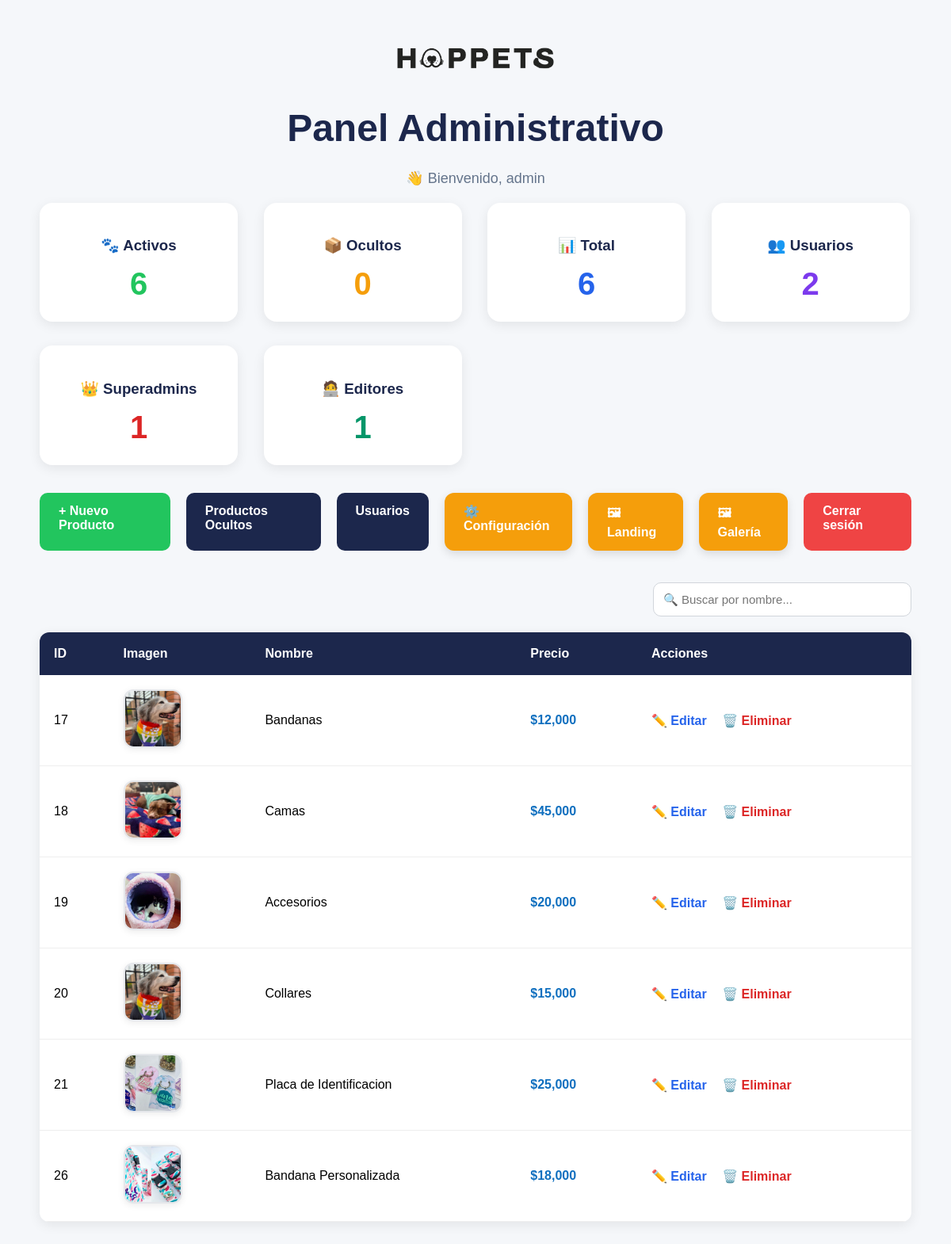
Page /admin (signed in) on the committed database.
### tables this page shows
CREATE TABLE usuarios (
    id INTEGER PRIMARY KEY AUTOINCREMENT,
    usuario TEXT UNIQUE NOT NULL,
    password TEXT NOT NULL
, rol TEXT DEFAULT 'editor');

CREATE TABLE productos (
    id INTEGER PRIMARY KEY AUTOINCREMENT,
    nombre TEXT NOT NULL,
    descripcion TEXT NOT NULL,
    precio INTEGER NOT NULL,
    imagen TEXT NOT NULL
, activo INTEGER DEFAULT 1);

### app.py (the view)
@app.route("/admin")
def admin():
    if not session.get("usuario"):
        return redirect("/login")
    productos = get_productos()
    total_activos = len(productos)
    productos_ocultos = get_productos_ocultos()
    total_ocultos = len(productos_ocultos)
    total_productos = total_activos + total_ocultos
    total_usuarios_sistema = total_usuarios()
    total_superadmins_sistema = total_superadmins()
    total_editores_sistema = total_editores()
    usuario_actual = session.get("usuario")
    conn = sqlite3.connect("database/products.db")
    conn.row_factory = sqlite3.Row
    usuario_info = conn.execute(
        """
        SELECT rol
        FROM usuarios
        WHERE usuario = ?
        """,
        (usuario_actual,)
    ).fetchone()
    conn.close()
    rol_actual = usuario_info["rol"]
    return render_template(
        "admin.html",
        productos=productos,
        total_activos=total_activos,
        total_ocultos=total_ocultos,
        total_productos=total_productos,
        total_usuarios=total_usuarios_sistema,
        total_superadmins=total_superadmins_sistema,
        total_editores=total_editores_sistema,
        usuario_actual=usuario_actual,
        rol_actual=rol_actual
    )

### app.py (called while the page is built)
def get_productos():
    conn = sqlite3.connect("database/products.db")
    conn.row_factory = sqlite3.Row
    productos = conn.execute(
    """
    SELECT * FROM productos
    WHERE activo = 1
    """
).fetchall()
    conn.close()
    return productos

def get_productos_ocultos():
    conn = sqlite3.connect("database/products.db")
    conn.row_factory = sqlite3.Row
    productos = conn.execute(
        """
        SELECT * FROM productos
        WHERE activo = 0
        """
    ).fetchall()
    conn.close()
    return productos

def total_usuarios():
    conn = sqlite3.connect("database/products.db")
    total = conn.execute(
        "SELECT COUNT(*) FROM usuarios"
    ).fetchone()[0]
    conn.close()
    return total

def total_superadmins():
    conn = sqlite3.connect("database/products.db")
    total = conn.execute(
        """
        SELECT COUNT(*)
        FROM usuarios
        WHERE rol = 'superadmin'
        """
    ).fetchone()[0]
    conn.close()
    return total

def total_editores():
    conn = sqlite3.connect("database/products.db")
    total = conn.execute(
        """
        SELECT COUNT(*)
        FROM usuarios
        WHERE rol = 'editor'
        """
    ).fetchone()[0]
    conn.close()
    return total

### templates/admin.html (shortened to what this page needs)
<!DOCTYPE html>
<html lang="es">
<head>
</head>
<body>
<div class="container">
    <div class="logo-admin">
    <img
        src="{{ url_for('static', filename='images/logo-negro.png') }}"
        alt="Hoppets">
</div>
    <h1 class="titulo-admin">
        Panel Administrativo
    </h1>
    <p class="usuario-logueado">
    👋 Bienvenido, {{ usuario_actual }}
    </p>
    <div class="stats-container">
    <div class="stat-card">
        <h3>🐾 Activos</h3>
        <p>{{ total_activos }}</p>
    </div>
    <div class="stat-card">
        <h3>📦 Ocultos</h3>
        <p>{{ total_ocultos }}</p>
    </div>
    <div class="stat-card">
        <h3>📊 Total</h3>
        <p>{{ total_productos }}</p>
    </div>
    <div class="stat-card">
        <h3>👥 Usuarios</h3>
        <p>{{ total_usuarios }}</p>
    </div>
    <div class="stat-card">
        <h3>👑 Superadmins</h3>
        <p>{{ total_superadmins }}</p>
    </div>
    <div class="stat-card">
        <h3>🧑‍💻 Editores</h3>
        <p>{{ total_editores }}</p>
    </div>
</div>
    <div class="acciones-superiores">
        <a href="/agregar" class="btn-nuevo">
            + Nuevo Producto
        </a>
        <a href="/ocultos" class="btn-secundario">
            Productos Ocultos
        </a>
        {% if rol_actual == "superadmin" %}
            <a href="/usuarios" class="btn-secundario">
             Usuarios
            </a>
        {% endif %}
        <a href="/configuracion" class="btn-configuracion">
            ⚙️ Configuración
        </a>
        <a href="/landing" class="btn-configuracion">
            🖼 Landing
        </a>
        <a href="/galeria" class="btn-configuracion">
            🖼 Galería
        </a>
        <a href="/logout" class="btn-salir">
            Cerrar sesión
        </a>
    </div>
    <div class="buscador-container">
    <input
        type="text"
        id="buscador"
        placeholder="🔍 Buscar por nombre..."
    >
</div>
<table id="tabla-productos">
<tr>
    <th>ID</th>
    <th>Imagen</th>
    <th>Nombre</th>
    <th>Precio</th>
    <th>Acciones</th>
</tr>
    {% for producto in productos %}
    <tr>
        <td>{{ producto['id'] }}</td>
<td>
    <img
        src="{{ url_for('static', filename='uploads/' + producto['imagen']) }}"
        alt="{{ producto['nombre'] }}"
        class="miniatura-producto"
    >
</td>
<td>{{ producto['nombre'] }}</td>
<td class="precio">
    ${{ "{:,.0f}".format(producto['precio']) }}
</td>
        <td>
            <a
                href="/editar/{{ producto['id'] }}"
                class="btn-editar">
                ✏️ Editar
            </a>
            <a
                href="/eliminar/{{ producto['id'] }}"
                class="btn-eliminar"
                onclick="return confirm('¿Está seguro de ocultar este producto?')">
                🗑️ Eliminar
            </a>
        </td>
    </tr>
    {% endfor %}
</table>
</div>
</body>
</html>

### templates/admin.html (style rules this page uses)
body { font-family: Arial, sans-serif; background:#f5f7fa; margin:0; padding:40px; }
.container { max-width:1100px; margin:auto; }
.titulo-admin { text-align:center; color:#1c274c; margin-bottom:35px; font-size:48px; }
.stats-container { display:grid; grid-template-columns:repeat(auto-fit, minmax(220px, 1fr)); gap:30px; margin-bottom:35px; max-width:1400px; margin-left:auto; margin-right:auto; }
.stat-card { background:white; padding:25px; width:200px; border-radius:16px; box-shadow:0 4px 15px rgba(0,0,0,.08); text-align:center; }
.stat-card h3 { margin-bottom:15px; color:#1c274c; }
.stat-card p { font-size:40px; font-weight:bold; margin:0; }
.stat-card:nth-child(1) p { color:#22c55e; }
.stat-card:nth-child(2) p { color:#f59e0b; }
.stat-card:nth-child(3) p { color:#2563eb; }
.stat-card:nth-child(4) p { color:#7c3aed; }
.stat-card:nth-child(5) p { color:#dc2626; }
.stat-card:nth-child(6) p { color:#059669; }
.acciones-superiores { display:flex; justify-content:center; gap:20px; margin-bottom:40px; }
.btn-nuevo { background:#22c55e; color:white; text-decoration:none; padding:14px 24px; border-radius:10px; font-weight:bold; }
.btn-secundario { background:#1c274c; color:white; text-decoration:none; padding:14px 24px; border-radius:10px; font-weight:bold; }
.btn-salir { background:#ef4444; color:white; text-decoration:none; padding:14px 24px; border-radius:10px; font-weight:bold; }
table { width:100%; border-collapse:collapse; background:white; border-radius:12px; overflow:hidden; box-shadow:0 4px 15px rgba(0,0,0,.08); }
th { background:#1c274c; color:white; padding:18px; text-align:left; }
td { padding:18px; border-bottom:1px solid #eee; }
.precio { font-weight:bold; color:#0f6fbf; }
.btn-editar { color:#2563eb; text-decoration:none; font-weight:bold; margin-right:15px; }
.btn-eliminar { color:#dc2626; text-decoration:none; font-weight:bold; }
.usuario-logueado { text-align:center; color:#64748b; margin-top:-10px; margin-bottom:20px; font-size:18px; }
.buscador-container { margin-bottom:20px; text-align:right; }
#buscador { width:300px; padding:12px; border:1px solid #d1d5db; border-radius:10px; font-size:15px; }
.miniatura-producto { width:70px; height:70px; object-fit:cover; border-radius:12px; border:2px solid #e5e7eb; box-shadow:0 2px 8px rgba(0,0,0,.08); }
.logo-admin { text-align:center; margin-bottom:15px; }
.logo-admin img { width:240px; max-width:100%; }
.btn-configuracion { display:inline-block; background:#f59e0b; color:white; text-decoration:none; padding:14px 24px; border-radius:12px; font-weight:700; transition:all .3s ease; box-shadow:0 4px 12px rgba(0,0,0,.12); }
.btn-configuracion { background:#f59e0b; }

### rows in the picture
usuarios: usuario "admin"
productos: id "17", imagen (picture), nombre "Bandanas", precio "12,000"
productos: id "18", imagen (picture), nombre "Camas", precio "45,000"
productos: id "19", imagen (picture), nombre "Accesorios", precio "20,000"
productos: id "20", imagen (picture), nombre "Collares", precio "15,000"
productos: id "21", imagen (picture), nombre "Placa de Identificacion", precio "25,000"
productos: id "26", imagen+nombre (picture), nombre "Bandana Personalizada", precio "18,000"

### other values in the picture
{{ total_activos }} "6"
{{ total_ocultos }} "0"
{{ total_productos }} "6"
{{ total_usuarios }} "2"
{{ total_superadmins }} "1"
{{ total_editores }} "1"
